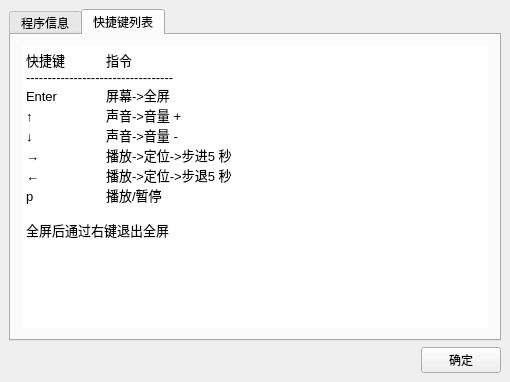
<?xml version="1.0" encoding="UTF-8"?>
<ui version="4.0">
 <class>About</class>
 <widget class="QWidget" name="About">
  <property name="geometry">
   <rect>
    <x>0</x>
    <y>0</y>
    <width>510</width>
    <height>382</height>
   </rect>
  </property>
  <property name="font">
   <font>
    <pointsize>9</pointsize>
   </font>
  </property>
  <property name="windowTitle">
   <string>Player 关于</string>
  </property>
  <property name="windowIcon">
   <iconset>
    <normaloff>://res/Player.ico</normaloff>://res/Player.ico</iconset>
  </property>
  <layout class="QGridLayout" name="gridLayout">
   <property name="leftMargin">
    <number>9</number>
   </property>
   <property name="topMargin">
    <number>9</number>
   </property>
   <property name="rightMargin">
    <number>9</number>
   </property>
   <property name="bottomMargin">
    <number>9</number>
   </property>
   <property name="spacing">
    <number>6</number>
   </property>
   <item row="0" column="0" colspan="2">
    <widget class="QTabWidget" name="tabWidget">
     <property name="currentIndex">
      <number>1</number>
     </property>
     <widget class="QWidget" name="tab">
      <attribute name="title">
       <string>程序信息</string>
      </attribute>
      <layout class="QGridLayout" name="gridLayout_4">
       <item row="0" column="0">
        <layout class="QVBoxLayout" name="verticalLayout">
         <item>
          <layout class="QHBoxLayout" name="horizontalLayout">
           <item>
            <widget class="QLabel" name="LogoLabel">
             <property name="minimumSize">
              <size>
               <width>80</width>
               <height>80</height>
              </size>
             </property>
             <property name="maximumSize">
              <size>
               <width>80</width>
               <height>80</height>
              </size>
             </property>
             <property name="text">
              <string>LOGO</string>
             </property>
             <property name="alignment">
              <set>Qt::AlignCenter</set>
             </property>
            </widget>
           </item>
           <item>
            <layout class="QGridLayout" name="gridLayout_2">
             <item row="0" column="0">
              <widget class="QLabel" name="label_2">
               <property name="font">
                <font>
                 <family>微软雅黑</family>
                 <pointsize>13</pointsize>
                 <weight>75</weight>
                 <bold>true</bold>
                </font>
               </property>
               <property name="text">
                <string>Player</string>
               </property>
              </widget>
             </item>
             <item row="1" column="0">
              <widget class="QLabel" name="VersionLabel">
               <property name="font">
                <font>
                 <family>微软雅黑</family>
                </font>
               </property>
               <property name="text">
                <string>版本：0.0.1
时间：20180709</string>
               </property>
              </widget>
             </item>
            </layout>
           </item>
          </layout>
         </item>
         <item>
          <widget class="QTextBrowser" name="textBrowser_2">
           <property name="font">
            <font>
             <family>微软雅黑</family>
            </font>
           </property>
           <property name="frameShape">
            <enum>QFrame::NoFrame</enum>
           </property>
           <property name="html">
            <string>&lt;!DOCTYPE HTML PUBLIC &quot;-//W3C//DTD HTML 4.0//EN&quot; &quot;http://www.w3.org/TR/REC-html40/strict.dtd&quot;&gt;
&lt;html&gt;&lt;head&gt;&lt;meta name=&quot;qrichtext&quot; content=&quot;1&quot; /&gt;&lt;style type=&quot;text/css&quot;&gt;
p, li { white-space: pre-wrap; }
&lt;/style&gt;&lt;/head&gt;&lt;body style=&quot; font-family:'微软雅黑'; font-size:9pt; font-weight:400; font-style:normal;&quot;&gt;
&lt;p style=&quot; margin-top:0px; margin-bottom:0px; margin-left:0px; margin-right:0px; -qt-block-indent:0; text-indent:0px;&quot;&gt;&lt;span style=&quot; font-family:'SimSun'; font-size:10pt;&quot;&gt;参考来源：&lt;/span&gt;&lt;/p&gt;
&lt;p style=&quot; margin-top:0px; margin-bottom:0px; margin-left:0px; margin-right:0px; -qt-block-indent:0; text-indent:0px;&quot;&gt;&lt;a href=&quot;https://github.com/itisyang/playerdemo&quot;&gt;&lt;span style=&quot; font-family:'SimSun'; font-size:10pt; text-decoration: underline; color:#0000ff;&quot;&gt;https://github.com/itisyang/playerdemo&lt;/span&gt;&lt;/a&gt;&lt;/p&gt;&lt;/body&gt;&lt;/html&gt;</string>
           </property>
           <property name="openExternalLinks">
            <bool>true</bool>
           </property>
          </widget>
         </item>
        </layout>
       </item>
      </layout>
     </widget>
     <widget class="QWidget" name="tab_2">
      <attribute name="title">
       <string>快捷键列表</string>
      </attribute>
      <layout class="QGridLayout" name="gridLayout_3">
       <item row="0" column="0">
        <widget class="QTextBrowser" name="textBrowser">
         <property name="frameShape">
          <enum>QFrame::NoFrame</enum>
         </property>
         <property name="html">
          <string>&lt;!DOCTYPE HTML PUBLIC &quot;-//W3C//DTD HTML 4.0//EN&quot; &quot;http://www.w3.org/TR/REC-html40/strict.dtd&quot;&gt;
&lt;html&gt;&lt;head&gt;&lt;meta name=&quot;qrichtext&quot; content=&quot;1&quot; /&gt;&lt;style type=&quot;text/css&quot;&gt;
p, li { white-space: pre-wrap; }
&lt;/style&gt;&lt;/head&gt;&lt;body style=&quot; font-family:'SimSun'; font-size:9pt; font-weight:400; font-style:normal;&quot;&gt;
&lt;p style=&quot; margin-top:0px; margin-bottom:0px; margin-left:0px; margin-right:0px; -qt-block-indent:0; text-indent:0px;&quot;&gt;&lt;span style=&quot; font-size:10pt;&quot;&gt;快捷键	指令&lt;/span&gt;&lt;/p&gt;
&lt;p style=&quot; margin-top:0px; margin-bottom:0px; margin-left:0px; margin-right:0px; -qt-block-indent:0; text-indent:0px;&quot;&gt;&lt;span style=&quot; font-size:10pt;&quot;&gt;----------------------------------&lt;/span&gt;&lt;/p&gt;
&lt;p style=&quot; margin-top:0px; margin-bottom:0px; margin-left:0px; margin-right:0px; -qt-block-indent:0; text-indent:0px;&quot;&gt;&lt;span style=&quot; font-size:10pt;&quot;&gt;Enter	屏幕-&amp;gt;全屏&lt;/span&gt;&lt;/p&gt;
&lt;p style=&quot; margin-top:0px; margin-bottom:0px; margin-left:0px; margin-right:0px; -qt-block-indent:0; text-indent:0px;&quot;&gt;&lt;span style=&quot; font-size:10pt;&quot;&gt;↑	声音-&amp;gt;音量 +&lt;/span&gt;&lt;/p&gt;
&lt;p style=&quot; margin-top:0px; margin-bottom:0px; margin-left:0px; margin-right:0px; -qt-block-indent:0; text-indent:0px;&quot;&gt;&lt;span style=&quot; font-size:10pt;&quot;&gt;↓	声音-&amp;gt;音量 -&lt;/span&gt;&lt;/p&gt;
&lt;p style=&quot; margin-top:0px; margin-bottom:0px; margin-left:0px; margin-right:0px; -qt-block-indent:0; text-indent:0px;&quot;&gt;&lt;span style=&quot; font-size:10pt;&quot;&gt;→	播放-&amp;gt;定位-&amp;gt;步进5 秒&lt;/span&gt;&lt;/p&gt;
&lt;p style=&quot; margin-top:0px; margin-bottom:0px; margin-left:0px; margin-right:0px; -qt-block-indent:0; text-indent:0px;&quot;&gt;&lt;span style=&quot; font-size:10pt;&quot;&gt;←	播放-&amp;gt;定位-&amp;gt;步退5 秒&lt;/span&gt;&lt;/p&gt;
&lt;p style=&quot; margin-top:0px; margin-bottom:0px; margin-left:0px; margin-right:0px; -qt-block-indent:0; text-indent:0px;&quot;&gt;&lt;span style=&quot; font-size:10pt;&quot;&gt;p	播放/暂停&lt;/span&gt;&lt;/p&gt;
&lt;p style=&quot;-qt-paragraph-type:empty; margin-top:0px; margin-bottom:0px; margin-left:0px; margin-right:0px; -qt-block-indent:0; text-indent:0px; font-size:10pt;&quot;&gt;&lt;br /&gt;&lt;/p&gt;
&lt;p style=&quot; margin-top:0px; margin-bottom:0px; margin-left:0px; margin-right:0px; -qt-block-indent:0; text-indent:0px;&quot;&gt;&lt;span style=&quot; font-size:10pt;&quot;&gt;全屏后通过右键退出全屏&lt;/span&gt;&lt;/p&gt;&lt;/body&gt;&lt;/html&gt;</string>
         </property>
        </widget>
       </item>
      </layout>
     </widget>
    </widget>
   </item>
   <item row="1" column="1" alignment="Qt::AlignRight">
    <widget class="QPushButton" name="ClosePushButton">
     <property name="layoutDirection">
      <enum>Qt::LeftToRight</enum>
     </property>
     <property name="text">
      <string>确定</string>
     </property>
     <property name="autoDefault">
      <bool>false</bool>
     </property>
    </widget>
   </item>
  </layout>
 </widget>
 <layoutdefault spacing="6" margin="11"/>
 <resources/>
 <connections/>
</ui>
